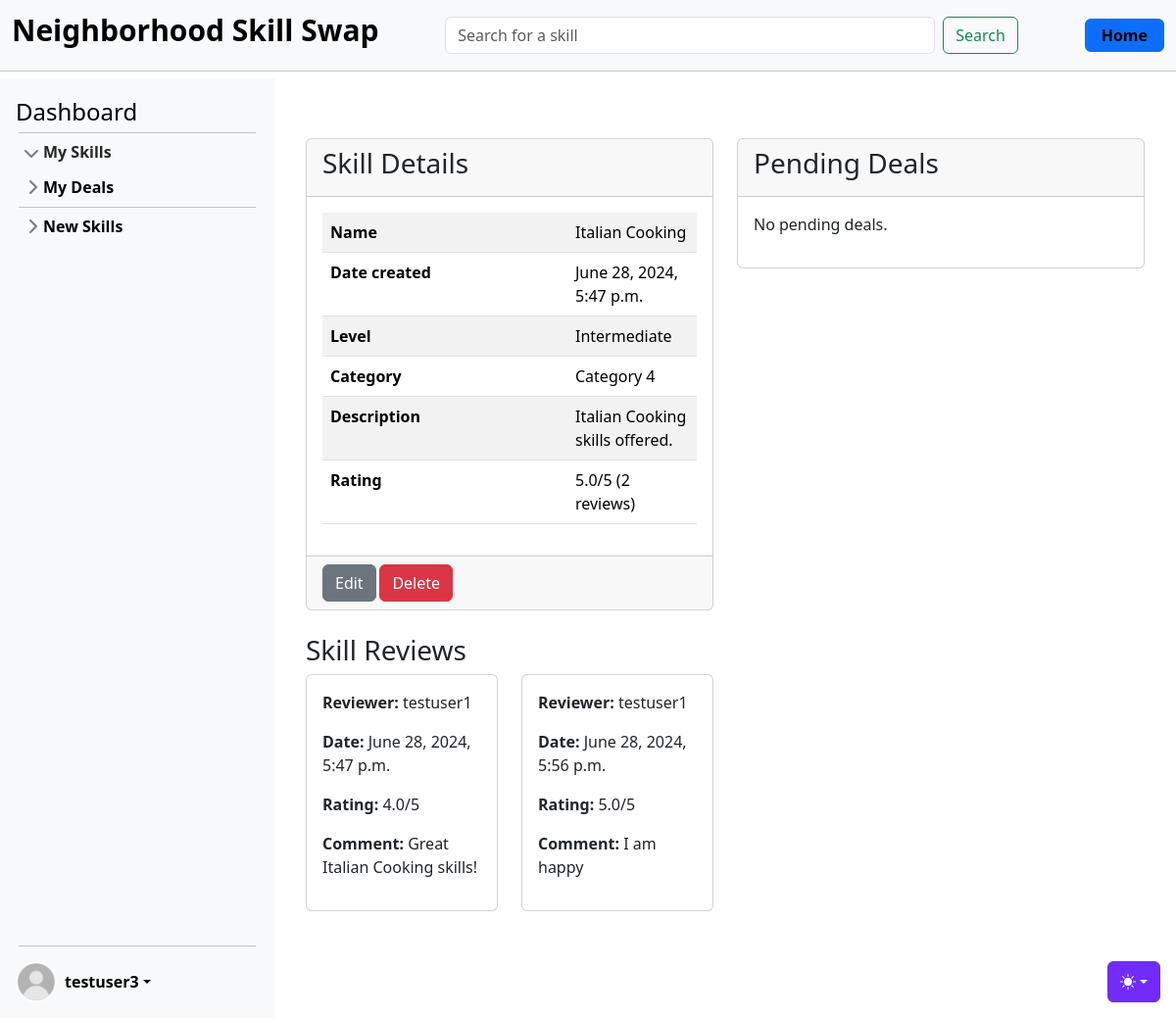
Before: /skills/15/ (signed in) with the older database file.
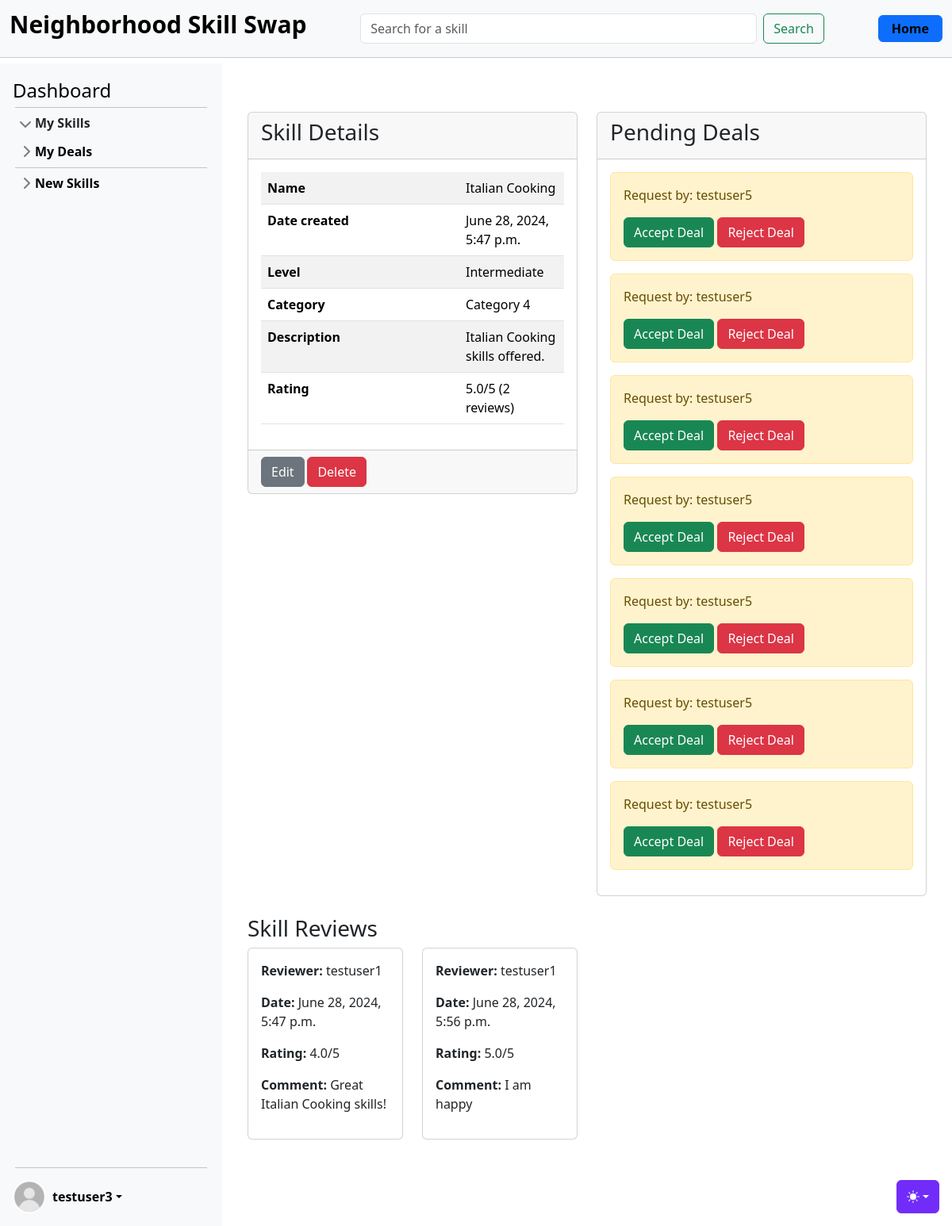
After: the same page with the newer database file.
### skills/models.py (models this page shows, shortened)
class Review(models.Model):
    skill = models.ForeignKey(Skill, on_delete=models.CASCADE)
    owner = models.ForeignKey(get_user_model(), on_delete=models.CASCADE)
    review = models.TextField()
    rating = models.FloatField(default=5.0)
    date = models.DateTimeField(auto_now_add=True)

class SkillDeal(models.Model):
    PENDING = "pending"
    ACTIVE = "active"
    COMPLETED = "completed"
    CANCELLED = "cancelled"
    STATUS_CHOICES = [
        (PENDING, "Pending"),
        (ACTIVE, "Active"),
        (COMPLETED, "Completed"),
        (CANCELLED, "Cancelled"),
    ]
    skill = models.ForeignKey(Skill, on_delete=models.CASCADE)
    owner = models.ForeignKey(
        settings.AUTH_USER_MODEL, on_delete=models.CASCADE, related_name="owner"
    )
    provider = models.ForeignKey(
        settings.AUTH_USER_MODEL, on_delete=models.CASCADE, related_name="requester"
    )
    status = models.CharField(max_length=20, choices=STATUS_CHOICES, default=PENDING)
    created_at = models.DateTimeField(auto_now_add=True)
    start_date = models.DateTimeField(null=True, blank=True)
    end_date = models.DateTimeField(null=True, blank=True)

### accounts/models.py (models this page shows, shortened)
class CustomUser(AbstractUser):
    age = models.PositiveIntegerField(null=True, blank=True)

### skills/views_skills.py (the view)
# urls.py: path("<int:pk>/", SkillDetailView.as_view(), name="skill_detail"),
class SkillDetailView(LoginRequiredMixin, DetailView):
    model = Skill
    template_name = "skills/skill_detail.html"
    context_object_name = "skill"
    def get_context_data(self, **kwargs: str) -> dict[str, str]:
        context = super().get_context_data(**kwargs)
        skill = self.get_object()
        user = self.request.user
        pending_deals = SkillDeal.objects.filter(skill=skill, status=SkillDeal.PENDING)
        context["pending_deals"] = pending_deals
        context["deal_exists"] = skill.deal_exists_for_user(user)
        reviews = Review.objects.filter(skill=skill)
        reviews_count = reviews.count()
        context["reviews"] = reviews
        context["reviews_count"] = reviews_count
        return context

### skills/models.py (called while the page is built)
    def __str__(self):
        return self.name

    def deal_exists_for_user(self, user):
        return SkillDeal.objects.filter(
            skill=self, provider=user, status=SkillDeal.PENDING
        ).exists()

### templates/skills/skill_detail.html (shortened to what this page needs)
{% extends 'base.html' %}
{% block content %}
<div class="container mt-5">
    <div class="row mb-4">
        <div class="{% if user == skill.owner %}col-md-6{% else %}col-12{% endif %}">
            <div class="card">
                <div class="card-header">
                    <h3>Skill Details</h3>
                </div>
                <div class="card-body">
                    <table class="table table-striped">
                        <tbody>
                            <tr>
                                <th>Name</th>
                                <td>{{ skill.name }}</td>
                            </tr>
                            <tr>
                                <th>Date created</th>
                                <td>{{ skill.date }}</td>
                            </tr>
                            <tr>
                                <th>Level</th>
                                <td>{{ skill.level }}</td>
                            </tr>
                            <tr>
                                <th>Category</th>
                                <td>{{ skill.category }}</td>
                            </tr>
                            <tr>
                                <th>Description</th>
                                <td>{{ skill.description }}</td>
                            </tr>
                            <tr>
                                <th>Rating</th>
                                {% if reviews_count == 1 %}
                                    <td>{{ skill.rating }}/5 ({{ reviews_count }} review)</td>
                                {% else %}
                                    <td>{{ skill.rating }}/5 ({{ reviews_count }} reviews)</td>
                                {% endif %}
                            </tr>
                        </tbody>
                    </table>
                </div>
                <div class="card-footer">
                    {% if user == skill.owner %}
                        <a href="{% url 'skill_edit' skill.pk %}" class="btn btn-secondary">Edit</a>
                        <a href="{% url 'skill_delete' skill.pk %}" class="btn btn-danger">Delete</a>
                    {% endif %}
                </div>
            </div>
        </div>
        {% if user == skill.owner %}
        <div class="col-md-6">
            <div class="card">
                <div class="card-header">
                    <h3>Pending Deals</h3>
                </div>
                <div class="card-body">
                    {% if pending_deals %}
                        {% for deal in pending_deals %}
                            <div class="alert alert-warning">
                                <p>Request by: {{ deal.owner.username }}</p>
                                <a href="{% url 'skill_deal_accept' deal.pk %}" class="btn btn-success">Accept Deal</a>
                                <a href="#" class="btn btn-danger">Reject Deal</a>
                            </div>
                        {% endfor %}
                    {% else %}
                        <p>No pending deals.</p>
                    {% endif %}
                </div>
            </div>
        </div>
        {% endif %}
    </div>
    <div class="row">
        <div class="col-12">
            <h3>Skill Reviews</h3>
            {% if reviews %}
            <div class="row">
                {% for review in reviews %}
                <div class="col-md-3 mb-3">
                    <div class="card h-100">
                        <div class="card-body">
                            <p><strong>Reviewer:</strong> {{ review.owner.username }}</p>
                            <p><strong>Date:</strong> {{ review.date }}</p>
                            <p><strong>Rating:</strong> {{ review.rating }}/5</p>
                            <p><strong>Comment:</strong> {{ review.review }}</p>
                        </div>
                    </div>
                </div>
                {% endfor %}
            </div>
            {% else %}
            <p>No reviews yet.</p>
            {% endif %}
        </div>
    </div>
</div>
{% endblock %}

Changed rows visible on the page:
added SkillDeal: owner.username "testuser5"
added SkillDeal: owner.username "testuser5"
added SkillDeal: owner.username "testuser5"
added SkillDeal: owner.username "testuser5"
added SkillDeal: owner.username "testuser5"
added SkillDeal: owner.username "testuser5"
added SkillDeal: owner.username "testuser5"
Other visible differences:
text no longer shown: "No pending deals."
